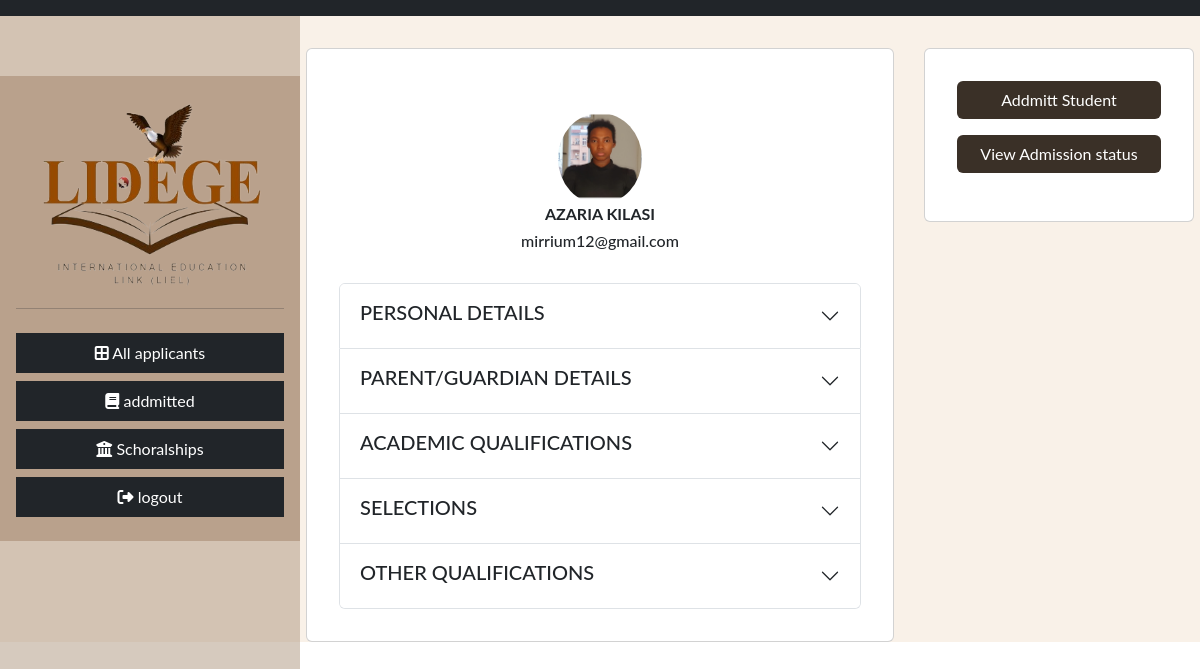
The app's page /appview/18 (signed in) with its own data.
### applicantsReg/models.py (models this page shows, shortened)
class Applicant_Personal_Details(models.Model):
    user = models.OneToOneField(CustomUser, on_delete=models.CASCADE,related_name='personal_details')
    firstname = models.CharField(max_length=100)
    last_name = models.CharField(max_length=100)
    phone = models.CharField(max_length=13)
    date_of_birth =  models.DateField(null=True)
    submission_time = SubmissionTimeField(null=True)
    nationality = models.CharField(
        max_length=100,
        choices=[(country.name, country.name) for country in pycountry.countries],
        blank=True,
        null=True,
    )
    profile_image = models.ImageField(upload_to='profile_images/', blank=True)
    class Meta:
        verbose_name_plural = "Applicant personal Details"

class CustomUser(AbstractUser):
    email = models.EmailField(unique=True, blank=True, null=True)
    username = models.CharField(max_length=100, unique=True)
    referred_by = models.ForeignKey('self', on_delete=models.SET_NULL, null=True, related_name='referrals')
    class Meta:
        verbose_name_plural = "Users"

### applicantsReg/views.py (the view)
# urls.py: path('appview/<user>',views.applicant_view,name = 'appview'),
@login_required
@user_passes_test(is_staff)
def applicant_view(request,user):
    applicantDetails = Applicant_Personal_Details.objects.get(user = user)
    addmittedStud = Addmitted_student.objects.get(user = user)
    guardian_details = Applicants_guardian_details.objects.get(user = user)
    academic_qualification = Applicants_academic_qualification.objects.get(user = user)
    selections  = Applicant_Selections.objects.get(user = user)
    other_qualifications   = Applicant_Other_Qualifications.objects.get(user = user)
    if applicantDetails or selections or guardian_details or academic_qualification or selections or other_qualifications or addmittedStud:
        context = {
              "applicant_details":applicantDetails,
               "addmitted":addmittedStud,
               "guardian_details":guardian_details,
               "academic_qualification":academic_qualification,
               "selections":selections,
               "other_qualifications":other_qualifications,
               "addmittedStud":addmittedStud
             }
        return render(request, "userinfo.html",context)

### applicantsReg/views.py (called while the page is built)
def is_staff(user):
    return user.is_staff

### applicantsReg/templates/userinfo.html (shortened to what this page needs)
{%extends 'base4.html'%}
{%load static%}
{%load crispy_forms_tags%}
{%block content%}
 <div class="row" style="padding-top: 2rem;background-color: #e7c9aa44;">
   <div class="col-md-3">
   </div>
   <div class="col-md-6" style="height: auto;">
    <div class="card mt-3" style="padding: 2rem;">
        <img class="rounded-circle" style="width:16%; margin-left:42%; margin-top: 2rem;"
        src="{{applicant_details.profile_image.url}}" alt="">
        <h6 style="text-align: center;"><strong>{{applicant_details.firstname}} {{applicant_details.last_name}}</strong></h6>
                 <h6 style="text-align: center; margin-bottom: 2rem;">{{applicant_details.user.email}}</h6>
                 <div class="accordion" id="accordionPanelsStayOpenExample">
                  <div class="accordion-item">
                    <h2 class="accordion-header" id="panelsStayOpen-headingOne">
                      <button class="accordion-button collapsed" type="button" data-bs-toggle="collapse"  data-bs-target="#panelsStayOpen-collapseOne" aria-expanded="false" aria-controls="panelsStayOpen-collapseOne">
                        <h5 style="text-align: center;">PERSONAL DETAILS</h5>
                      </button>
                    </h2>
                  </div>
                  <div class="accordion-item">
                    <h2 class="accordion-header" id="panelsStayOpen-headingTwo">
                      <button class="accordion-button collapsed" type="button" data-bs-toggle="collapse" data-bs-target="#panelsStayOpen-collapseTwo" aria-expanded="false" aria-controls="panelsStayOpen-collapseTwo">
                        <h5 style="text-align: center;">PARENT/GUARDIAN DETAILS</h5>
                      </button>
                    </h2>
                  </div>
                  <div class="accordion-item">
                    <h2 class="accordion-header" id="panelsStayOpen-headingThree">
                      <button class="accordion-button collapsed" type="button" data-bs-toggle="collapse" data-bs-target="#panelsStayOpen-collapseThree" aria-expanded="false" aria-controls="panelsStayOpen-collapseThree">
                        <h5 style="text-align: center;">ACADEMIC QUALIFICATIONS</h5>
                      </button>
                    </h2>
                  </div>
                  <div class="accordion-item">
                    <h2 class="accordion-header" id="panelsStayOpen-headingFive">
                      <button class="accordion-button collapsed" type="button" data-bs-toggle="collapse" data-bs-target="#panelsStayOpen-collapseFive" aria-expanded="false" aria-controls="panelsStayOpen-collapseFive">
                        <h5 style="text-align: center;">SELECTIONS</h5>
                      </button>
                    </h2>
                  </div>
                  <div class="accordion-item">
                    <h2 class="accordion-header" id="panelsStayOpen-headingFour">
                      <button class="accordion-button collapsed" type="button" data-bs-toggle="collapse" data-bs-target="#panelsStayOpen-collapseFour" aria-expanded="false" aria-controls="panelsStayOpen-collapseFour">
                        <h5 style="text-align: center;">OTHER QUALIFICATIONS</h5>
                      </button>
                    </h2>
                  </div>
                </div>
    </div>
   </div>
   <div class="col-md-3">
    <div class="card mt-3" style="padding:2rem; width: 96%; margin-left: 2%;">
      <a href="{%url 'addmission' addmitted.user.id%}" style="margin-bottom: 1rem; background-color:#3a3027; color: white;" class="btn">Addmitt Student</a>
      <a href="{%url 'addmission_status_staff' addmitted.user.id%}" style="margin-bottom: 1rem; background-color:#3a3027; color: white;" class="btn">View Admission status</a>
    </div>
  </div>
 </div>
{%endblock%}

### applicantsReg/templates/base4.html (style rules this page uses)
body { font-family: "Lato", sans-serif; }

### records on screen
Applicant_Personal_Details: profile_image (picture), firstname "AZARIA", last_name "KILASI", user.email "mirrium12@gmail.com"
